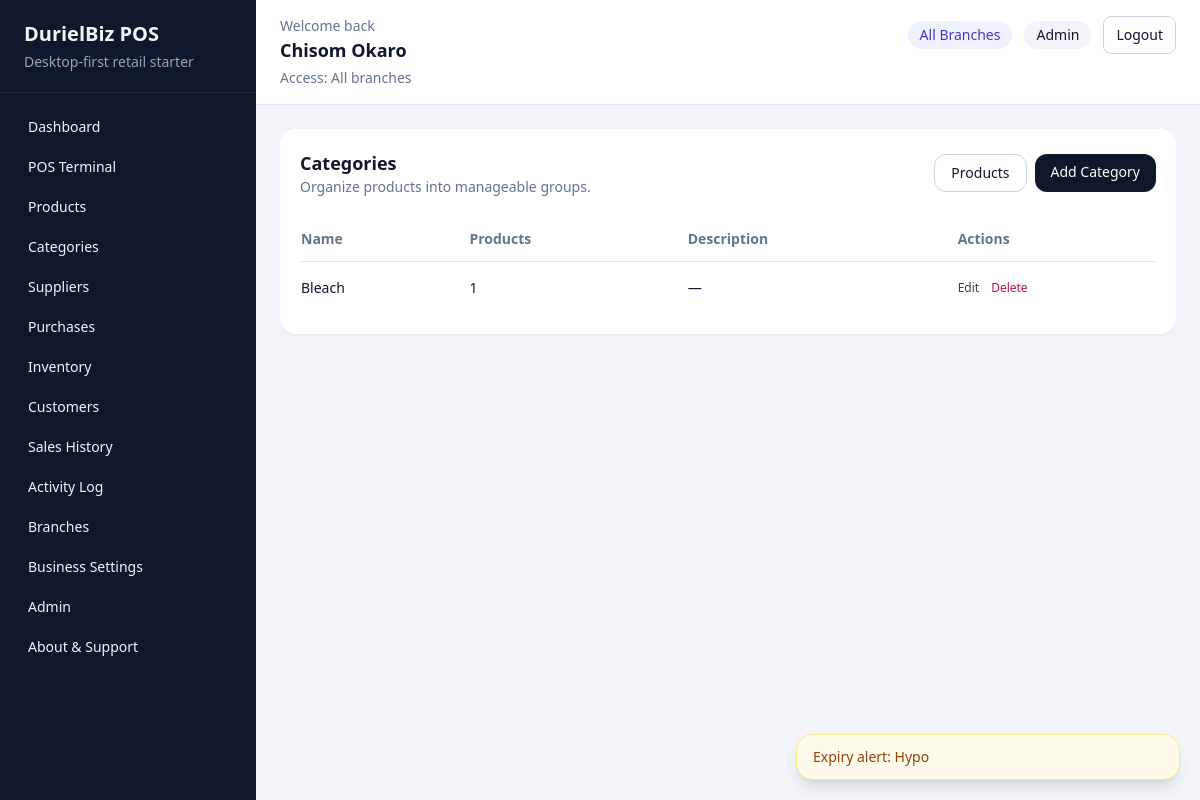
The app's page /products/categories/ (signed in) with its own data.
### accounts/models.py (models this page shows, shortened)
class User(AbstractUser):
    class Role(models.TextChoices):
        ADMIN = "admin", "Admin"
        MANAGER = "manager", "Manager"
        CASHIER = "cashier", "Cashier"
        INVENTORY = "inventory", "Inventory Officer"
    role = models.CharField(max_length=20, choices=Role.choices, default=Role.CASHIER)
    phone_number = models.CharField(max_length=20, blank=True)
    branch = models.ForeignKey(
        "reports.Branch",
        on_delete=models.SET_NULL,
        related_name="users",
        null=True,
        blank=True,
    )

### products/models.py (models this page shows, shortened)
class Category(models.Model):
    name = models.CharField(max_length=120, unique=True)
    slug = models.SlugField(max_length=140, unique=True, blank=True)
    description = models.TextField(blank=True)
    class Meta:
        ordering = ["name"]
        verbose_name_plural = "categories"

### products/views.py (the view)
# urls.py: path("categories/", category_list, name="category-list"),
@login_required
@role_required(User.Role.ADMIN, User.Role.INVENTORY)
def category_list(request):
    user_branch = get_user_branch(request.user)
    if user_branch is not None:
        categories = (
            Category.objects.annotate(
                product_count=Count("products", filter=Q(products__branch_stocks__branch=user_branch), distinct=True)
            )
            .filter(product_count__gt=0)
            .order_by("name")
        )
    else:
        categories = Category.objects.annotate(product_count=Count("products")).order_by("name")
    return render(
        request,
        "products/category_list.html",
        {"categories": paginate_queryset(request, categories, per_page=12)},
    )

### accounts/permissions.py (called while the page is built)
def is_admin_user(user):
    return bool(getattr(user, "is_authenticated", False) and getattr(user, "role", "") == User.Role.ADMIN)

def get_user_branch(user):
    if not getattr(user, "is_authenticated", False) or is_admin_user(user):
        return None
    return getattr(user, "branch", None)

def role_required(*allowed_roles):
    def decorator(view_func):
        @wraps(view_func)
        def _wrapped_view(request, *args, **kwargs):
            if not request.user.is_authenticated:
                return redirect("accounts:login")
            if request.user.role not in allowed_roles:
                messages.error(request, "You do not have permission to access that page.")
                return redirect(get_role_home_url(request.user))
            if request.user.role != User.Role.ADMIN and not getattr(request.user, "branch_id", None):
                messages.error(request, "Your account is not assigned to a branch.")
                return redirect("accounts:logout")
            return view_func(request, *args, **kwargs)
        return _wrapped_view
    return decorator

### pos_system/pagination.py (called while the page is built)
def paginate_queryset(request, queryset, *, per_page=10, page_param="page"):
    paginator = Paginator(queryset, per_page)
    page_number = request.GET.get(page_param, 1)
    try:
        page_obj = paginator.page(page_number)
    except PageNotAnInteger:
        page_obj = paginator.page(1)
    except EmptyPage:
        page_obj = paginator.page(paginator.num_pages)
    return page_obj

### reports/context_processors.py (called while the page is built)
def business_settings(request):
    return {"business_settings": BusinessSettings.get_solo()}

### reports/models.py (called while the page is built)
    @classmethod
    def get_solo(cls):
        settings, _ = cls.objects.get_or_create(pk=1)
        return settings

### templates/products/category_list.html (shortened to what this page needs)
{% extends "base.html" %}
{% block content %}
    <section class="rounded-2xl bg-white p-5 shadow-sm">
        <div class="flex items-center justify-between">
            <div>
                <h3 class="text-lg font-semibold">Categories</h3>
                <p class="text-sm text-slate-500">Organize products into manageable groups.</p>
            </div>
            <div class="flex gap-2">
                <a href="{% url 'products:list' %}" class="rounded-xl border border-slate-300 px-4 py-2 text-sm">Products</a>
                <a href="{% url 'products:category-create' %}" class="rounded-xl bg-slate-900 px-4 py-2 text-sm text-white">Add Category</a>
            </div>
        </div>
        <div class="mt-5 overflow-x-auto">
            <table class="min-w-full divide-y divide-slate-200 text-sm">
                <thead>
                    <tr class="text-left text-slate-500">
                        <th class="py-3 pr-4">Name</th>
                        <th class="py-3 pr-4">Products</th>
                        <th class="py-3 pr-4">Description</th>
                        <th class="py-3">Actions</th>
                    </tr>
                </thead>
                <tbody class="divide-y divide-slate-100">
                    {% for category in categories %}
                        <tr>
                            <td class="py-4 pr-4"><a href="{% url 'products:category-detail' category.pk %}" class="font-medium hover:underline">{{ category.name }}</a></td>
                            <td class="py-4 pr-4">{{ category.product_count }}</td>
                            <td class="py-4 pr-4">{{ category.description|default:"—"|truncatechars:80 }}</td>
                            <td class="py-4">
                                <div class="flex gap-3 text-xs">
                                    <a href="{% url 'products:category-update' category.pk %}" class="text-slate-700 hover:underline">Edit</a>
                                    <a href="{% url 'products:category-delete' category.pk %}" class="text-rose-700 hover:underline">Delete</a>
                                </div>
                            </td>
                        </tr>
                    {% empty %}
                        <tr><td colspan="4" class="py-10 text-center text-slate-500">No categories yet.</td></tr>
                    {% endfor %}
                </tbody>
            </table>
        </div>
    </section>
{% endblock %}

### templates/base.html (shortened to what this page needs)
<!DOCTYPE html>
<html lang="en">
<head>
    <script src="https://cdn.tailwindcss.com"></script>
</head>
<body class="min-h-screen bg-slate-100 text-slate-900">
    <div class="flex min-h-screen">
        <aside class="hidden w-64 bg-slate-900 text-slate-100 lg:block">
            <div class="border-b border-slate-800 px-6 py-5">
                <h1 class="text-xl font-semibold">DurielBiz POS</h1>
                <p class="mt-1 text-sm text-slate-400">Desktop-first retail starter</p>
            </div>
            <nav class="space-y-1 px-4 py-4 text-sm">
                {% if request.user.role == 'admin' or request.user.role == 'cashier' or request.user.role == 'manager' %}
                    <a href="{% url 'reports:dashboard' %}" class="block rounded-lg px-3 py-2 hover:bg-slate-800">Dashboard</a>
                {% endif %}
                {% if request.user.role == 'admin' or request.user.role == 'cashier' %}
                    <a href="{% url 'sales:pos' %}" class="block rounded-lg px-3 py-2 hover:bg-slate-800">POS Terminal</a>
                {% endif %}
                {% if request.user.role == 'admin' or request.user.role == 'inventory' %}
                    <a href="{% url 'products:list' %}" class="block rounded-lg px-3 py-2 hover:bg-slate-800">Products</a>
                    <a href="{% url 'products:category-list' %}" class="block rounded-lg px-3 py-2 hover:bg-slate-800">Categories</a>
                    <a href="{% url 'suppliers:list' %}" class="block rounded-lg px-3 py-2 hover:bg-slate-800">Suppliers</a>
                    <a href="{% url 'purchases:list' %}" class="block rounded-lg px-3 py-2 hover:bg-slate-800">Purchases</a>
                    <a href="{% url 'inventory:overview' %}" class="block rounded-lg px-3 py-2 hover:bg-slate-800">Inventory</a>
                {% endif %}
                {% if request.user.role == 'admin' %}
                    <a href="{% url 'sales:customer-list' %}" class="block rounded-lg px-3 py-2 hover:bg-slate-800">Customers</a>
                    <a href="{% url 'sales:history' %}" class="block rounded-lg px-3 py-2 hover:bg-slate-800">Sales History</a>
                    <a href="{% url 'accounts:activity-log' %}" class="block rounded-lg px-3 py-2 hover:bg-slate-800">Activity Log</a>
                    <a href="{% url 'reports:branch-list' %}" class="block rounded-lg px-3 py-2 hover:bg-slate-800">Branches</a>
                    <a href="{% url 'reports:business-settings' %}" class="block rounded-lg px-3 py-2 hover:bg-slate-800">Business Settings</a>
                    <a href="{% url 'accounts:admin-center' %}" class="block rounded-lg px-3 py-2 hover:bg-slate-800">Admin</a>
                {% endif %}
                <a href="{% url 'accounts:about-support' %}" class="block rounded-lg px-3 py-2 hover:bg-slate-800">About & Support</a>
            </nav>
        </aside>
        <main class="flex-1">
            <header class="border-b border-slate-200 bg-white">
                <div class="flex flex-wrap items-start justify-between gap-4 px-4 py-4 sm:px-6">
                    <div class="flex items-start gap-3">
                        <div>
                        <p class="text-sm text-slate-500">Welcome back</p>
                        <h2 class="text-lg font-semibold">{{ request.user.get_full_name|default:request.user.username }}</h2>
                        <p class="mt-1 text-sm text-slate-500">
                            {% if request.user.role == 'admin' %}
                                Access: All branches
                            {% elif request.user.branch %}
                                Branch: {{ request.user.branch.name }}
                            {% else %}
                                Branch: Not assigned
                            {% endif %}
                        </p>
                    </div>
                    </div>
                    <div class="flex flex-wrap items-center justify-end gap-3 text-sm">
                        {% if request.user.role == 'admin' %}
                            <span class="rounded-full bg-indigo-50 px-3 py-1 text-indigo-700">All Branches</span>
                        {% elif request.user.branch %}
                            <span class="rounded-full bg-emerald-50 px-3 py-1 text-emerald-700">{{ request.user.branch.name }}</span>
                        {% endif %}
                        <span class="rounded-full bg-slate-100 px-3 py-1">{{ request.user.get_role_display|default:"User" }}</span>
                        <form method="post" action="{% url 'accounts:logout' %}">
                            <button class="rounded-lg border border-slate-300 px-3 py-2 hover:bg-slate-50">Logout</button>
                        </form>
                    </div>
                </div>
            </header>
            <div class="px-6 py-6">
                {% block content %}{% endblock %}
            </div>
        </main>
    </div>
    <div id="toastContainer" class="fixed bottom-5 right-5 z-50 flex w-full max-w-sm flex-col gap-3"></div>
</body>
</html>

### records on screen
User: user.get_full_name "Chisom Okaro", user.role "Admin"
Category: name "Bleach", product_count "1", description "—"
